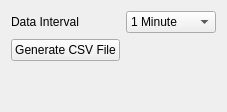
           <widget class="QWidget" name="tab_3">
            <attribute name="title">
             <string>CSV Generation</string>
            </attribute>
            <layout class="QGridLayout" name="gridLayout_11">
             <item row="0" column="1">
              <widget class="QComboBox" name="dataIntervalComboBox">
               <item>
                <property name="text">
                 <string>1 Minute</string>
                </property>
               </item>
               <item>
                <property name="text">
                 <string>3 Minutes</string>
                </property>
               </item>
               <item>
                <property name="text">
                 <string>5 Minutes</string>
                </property>
               </item>
               <item>
                <property name="text">
                 <string>15 Minutes</string>
                </property>
               </item>
               <item>
                <property name="text">
                 <string>30 Minutes</string>
                </property>
               </item>
               <item>
                <property name="text">
                 <string>1 Hour</string>
                </property>
               </item>
               <item>
                <property name="text">
                 <string>2 Hours</string>
                </property>
               </item>
               <item>
                <property name="text">
                 <string>4 Hours</string>
                </property>
               </item>
               <item>
                <property name="text">
                 <string>6 Hours</string>
                </property>
               </item>
               <item>
                <property name="text">
                 <string>8 Hours</string>
                </property>
               </item>
               <item>
                <property name="text">
                 <string>12 Hour</string>
                </property>
               </item>
               <item>
                <property name="text">
                 <string>1 Day</string>
                </property>
               </item>
               <item>
                <property name="text">
                 <string>3 Days</string>
                </property>
               </item>
              </widget>
             </item>
             <item row="0" column="0">
              <widget class="QLabel" name="dataIntervalLabel">
               <property name="text">
                <string>Data Interval</string>
               </property>
              </widget>
             </item>
             <item row="2" column="0">
              <spacer name="verticalSpacer_2">
               <property name="orientation">
                <enum>Qt::Vertical</enum>
               </property>
               <property name="sizeHint" stdset="0">
                <size>
                 <width>20</width>
                 <height>40</height>
                </size>
               </property>
              </spacer>
             </item>
             <item row="1" column="0">
              <widget class="QPushButton" name="generateCSVButton">
               <property name="sizePolicy">
                <sizepolicy hsizetype="Maximum" vsizetype="Fixed">
                 <horstretch>0</horstretch>
                 <verstretch>0</verstretch>
                </sizepolicy>
               </property>
               <property name="text">
                <string>Generate CSV File</string>
               </property>
              </widget>
             </item>
            </layout>
           </widget>
